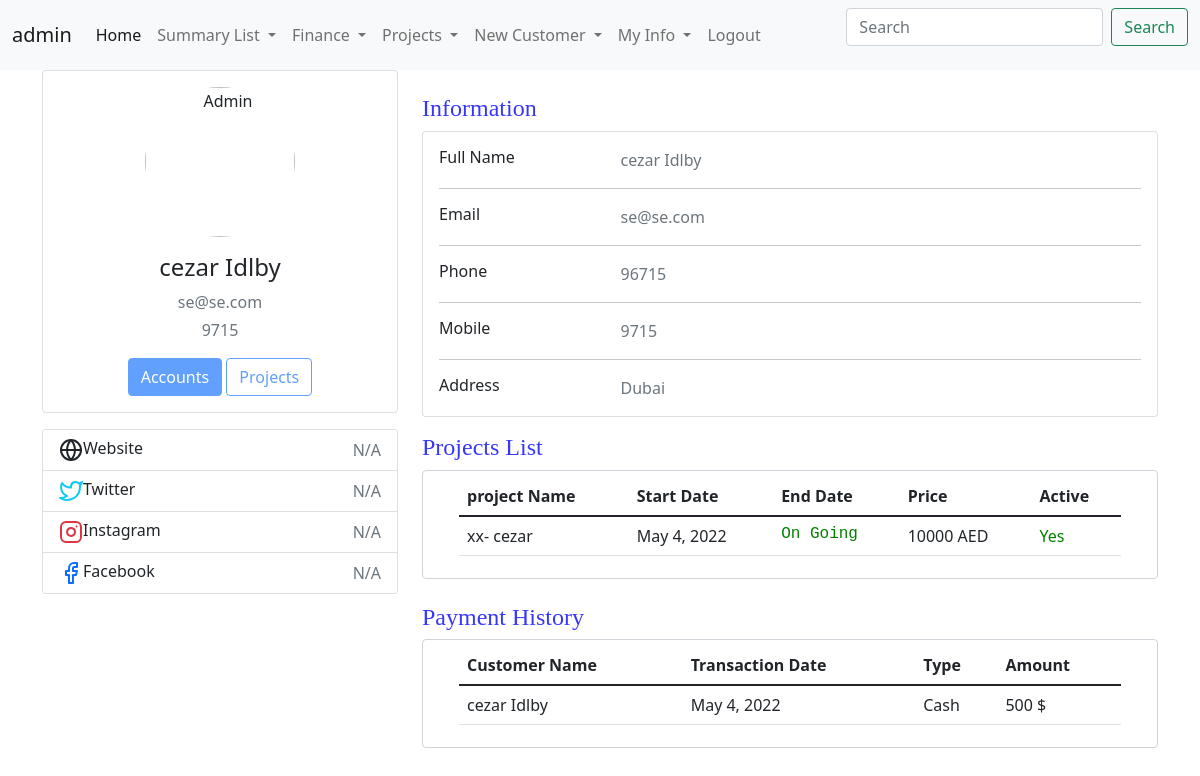
The page /UserCheckProject (signed in) on the database as committed earlier.
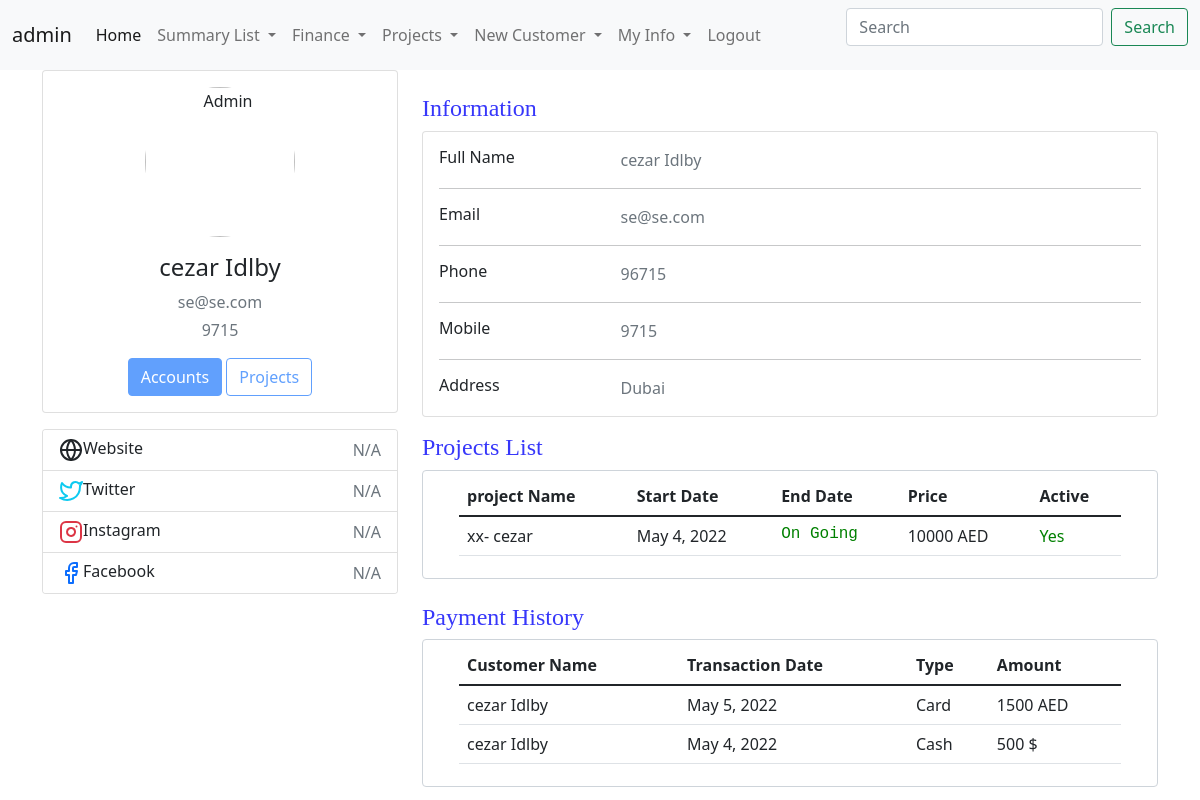
The same page on the database as committed later.
### CRM/models.py (models this page shows, shortened)
class ProjectInfoModel(models.Model):
    projectId = models.AutoField(primary_key=True)
    projectName = models.CharField(max_length=100 , unique=True)
    projectDesc =  models.CharField(max_length=300)
    startDate = models.DateField(default= datetime.now)
    endDate = models.DateField(blank=True, null=True)
    price = models.IntegerField()
    active = models.BooleanField(default=True)
    createdBy = models.ForeignKey(User, on_delete=models.CASCADE)
    GA1 = models.CharField(max_length=100 , blank=True, null=True)
    GA2 = models.CharField(max_length=100 , blank=True, null=True)
    GB1 = models.BooleanField(default=False , blank=True, null=True)
    GB2 = models.BooleanField(default=False , blank=True, null=True)
    GD1 = models.DateField(blank=True, null=True)
    GD2 = models.DateField(blank=True, null=True)

class paymentsModel(models.Model):
    payType = [
            ('Card', 'Card'),
            ('Cash', 'Cash')
            ]
    currency = [
        ('AED','AED'),
        {'$' , 'dollar'}
    ]
    transactionId = models.AutoField(primary_key=True)
    customerId = models.ForeignKey(CustomerInfoModel,on_delete=models.DO_NOTHING)
    paymentRef = models.CharField(max_length=100)
    transactionDate = models.DateField(default=datetime.now)
    paymentType = models.CharField(max_length=10 , choices=payType)
    paymentAmount = models.IntegerField()
    Currency = models.CharField(max_length=6 , choices=currency)
    createdBy = models.ForeignKey(User, on_delete=models.DO_NOTHING)
    GA1 = models.CharField(max_length=100 , blank=True, null=True)
    GB1 = models.BooleanField(blank=True, null=True)
    GD1 = models.DateField(blank=True, null=True)

### CRM/views.py (the view)
# urls.py: path('UserCheckProject',views.UserCheckProject,name='UserCheckProject'),
@login_required
def UserCheckProject(request):
    loginUser = User.objects.filter(username = request.user)
    try:
        customerProfile = CustomerInfoModel.objects.filter(userLogin =  loginUser[0])
    except Exception as e:
        customerProfile = ''
    try:
        q1 = assignProjectModel.objects.filter(userLogin = request.user)
    except Exception as e:
        q1 = 'NO Projects'
    try:
        CustomerIDFilter = q1.values_list('customerId')[0]
    except Exception as e:
        CustomerIDFilter = 'NO Projects'
    try:
        CustomerProjects = assignProjectModel.objects.values('projectId__projectName','assignDate','projectId__price','projectId__active','projectId__endDate').filter(customerId = CustomerIDFilter)
    except Exception as e:
        CustomerProjects = ''
    try:
        CustomerPayment = paymentsModel.objects.values('customerId__customerName','transactionDate','paymentType','paymentAmount','Currency').filter(customerId = CustomerIDFilter).order_by('-transactionDate')
    except Exception as e:
        CustomerPayment = ''
    context = {
     'q1':q1 ,
     'CustomerIDFilter':CustomerIDFilter,
     'CustomerProjects':CustomerProjects,
     'customerProfile':customerProfile,
     'loginUser' : loginUser,
     'CustomerPayment' : CustomerPayment
     }
    return render(request,'CRM/Profile.html',context)

### CRM/templates/CRM/Profile.html (shortened to what the changed rows need)
{% include 'CRM/base.html' %}
{% block content %}
<div class="container">
    <div class="main-body">
          <div class="row gutters-sm">
            <div class="col-md-8">
              <br>
  <div class="form-control">
  <div class="container-lg">
<table  class="table">
    <thead>
      <tr>
        <th scope="col">project Name</th>
        <th scope="col">Start Date</th>
        <th scope="col">End Date</th>
        <th scope="col">Price</th>
        <th scope="col">Active</th>
      </tr>
    </thead>
    <tbody>
      <tr>
          {% for x in CustomerProjects %}
        <td  >{{x.projectId__projectName}}</td>
        <td>{{x.assignDate}}</td>
        {% if x.projectId__endDate == Null %} <td style="color: green; font-family: 'Courier New', Courier, monospace;">On Going</td> {% else %} <td>{{x.projectId__endDate}}</td> {% endif %}
        <td>{{x.projectId__price}} AED</td>
        {% if x.projectId__active == True %} <td style="color: green;">Yes</td> {% else %} <td style="color: red;">No</td> {% endif %}
      </tr>
      {% endfor %}
    </tbody>
  </table>
</div>
</div>
<br>
<div class="form-control">
<div class="container-lg">
<table  class="table">
  <thead>
    <tr>
      <th scope="col">Customer Name</th>
      <th scope="col">Transaction Date</th>
      <th scope="col">Type</th>
      <th scope="col">Amount</th>
    </tr>
  </thead>
  <tbody>
    <tr>
        {% for x in CustomerPayment %}
      <td  >{{x.customerId__customerName}}</td>
      <td>{{x.transactionDate}}</td>
      <td>{{x.paymentType}}</td>
      <td>{{x.paymentAmount}} {{x.Currency}}</td>
    </tr>
    {% endfor %}
  </tbody>
</table>
</div>
</div>
{% endblock %}

Rows that differ between the two databases and show on the page:
added paymentsModel: customerId__customerName "cezar Idlby", transactionDate "May 5, 2022", paymentType "Card", paymentAmount "1500", Currency "AED"
